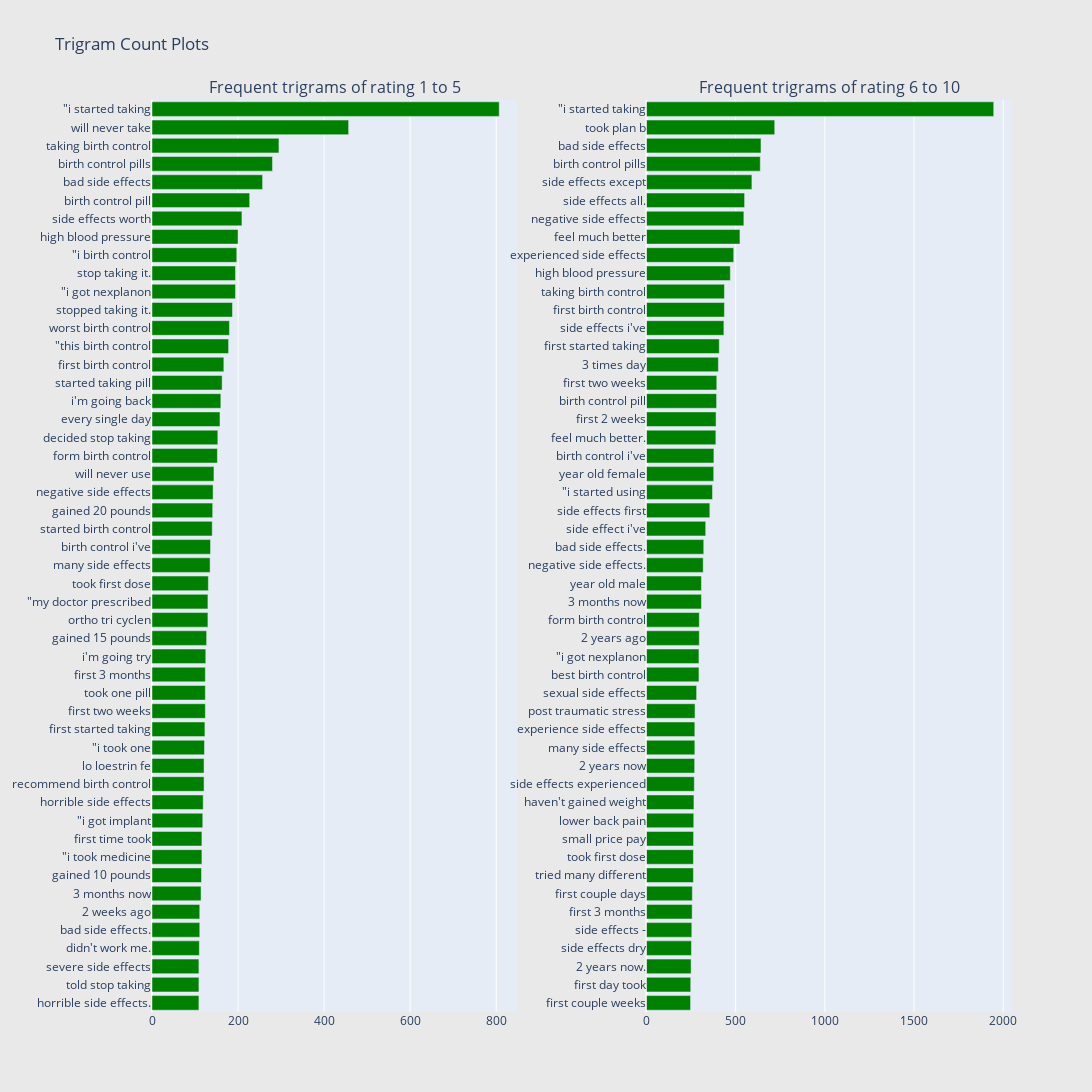

The notebook cell saved with this chart:
### Markdown cell above
## Tri-Gram Model

### Code cell
freq_dict = defaultdict(int)
for sent in totaldata_ratings_1_5["review"]:
    for word in generate_ngrams(sent,3):
        freq_dict[word] += 1
fd_sorted = pd.DataFrame(sorted(freq_dict.items(), key=lambda x: x[1])[::-1])
fd_sorted.columns = ["word", "wordcount"]
trace1 = horizontal_bar_chart(fd_sorted.head(50), 'green')

freq_dict = defaultdict(int)
for sent in totaldata_ratings_5_10["review"]:
    for word in generate_ngrams(sent,3):
        freq_dict[word] += 1
fd_sorted = pd.DataFrame(sorted(freq_dict.items(), key=lambda x: x[1])[::-1])
fd_sorted.columns = ["word", "wordcount"]
trace2 = horizontal_bar_chart(fd_sorted.head(50), 'green')

# Creating two subplots
fig = tools.make_subplots(rows=1, cols=2, vertical_spacing=0.04,horizontal_spacing=0.15,
                          subplot_titles=["Frequent trigrams of rating 1 to 5", 
                                          "Frequent trigrams of rating 6 to 10"])
fig.append_trace(trace1, 1, 1)
fig.append_trace(trace2, 1, 2)
fig['layout'].update(height=1200, width=1600, paper_bgcolor='rgb(233,233,233)', title="Trigram Count Plots")
py.iplot(fig, filename='word-plots')

### Figure 1 — Plotly figure (JSON) as saved in the notebook; plotly's stock layout.template omitted (floating-point values rounded to 4 significant figures)
{"data": [{"marker": {"color": "green"}, "orientation": "h", "showlegend": false, "type": "bar", "x": [109, 109, 109, 110, 111, 111, 114, 115, 116, 116, 118, 119, 121, 121, 122, 123, 124, 124, 124, 125, 127, 130, 130, 131, 135, 136, 140, 141, 142, 144, 152, 153, 158, 160, 163, 167, 178, 180, 187, 194, 194, 197, 200, 209, 227, 257, 280, 295, 457, 807], "xaxis": "x", "y": ["horrible side effects.", "told stop taking", "severe side effects", "didn&#039;t work me.", "bad side effects.", "2 weeks ago", "3 months now", "gained 10 pounds", "\"i took medicine", "first time took", "\"i got implant", "horrible side effects", "recommend birth control", "lo loestrin fe", "\"i took one", "first started taking", "first two weeks", "took one pill", "first 3 months", "i&#039;m going try", "gained 15 pounds", "ortho tri cyclen", "\"my doctor prescribed", "took first dose", "many side effects", "birth control i&#039;ve", "started birth control", "gained 20 pounds", "negative side effects", "will never use", "form birth control", "decided stop taking", "every single day", "i&#039;m going back", "started taking pill", "first birth control", "\"this birth control", "worst birth control", "stopped taking it.", "\"i got nexplanon", "stop taking it.", "\"i birth control", "high blood pressure", "side effects worth", "birth control pill", "bad side effects", "birth control pills", "taking birth control", "will never take", "\"i started taking"], "yaxis": "y"}, {"marker": {"color": "green"}, "orientation": "h", "showlegend": false, "type": "bar", "x": [247, 248, 250, 252, 254, 256, 257, 263, 263, 264, 265, 266, 268, 270, 271, 271, 272, 281, 294, 294, 296, 296, 308, 308, 318, 321, 332, 355, 370, 377, 378, 389, 390, 393, 394, 403, 408, 434, 437, 437, 470, 489, 524, 546, 550, 591, 638, 642, 719, 1947], "xaxis": "x2", "y": ["first couple weeks", "first day took", "2 years now.", "side effects dry", "side effects -", "first 3 months", "first couple days", "tried many different", "took first dose", "small price pay", "lower back pain", "haven&#039;t gained weight", "side effects experienced", "2 years now", "many side effects", "experience side effects", "post traumatic stress", "sexual side effects", "best birth control", "\"i got nexplanon", "2 years ago", "form birth control", "3 months now", "year old male", "negative side effects.", "bad side effects.", "side effect i&#039;ve", "side effects first", "\"i started using", "year old female", "birth control i&#039;ve", "feel much better.", "first 2 weeks", "birth control pill", "first two weeks", "3 times day", "first started taking", "side effects i&#039;ve", "first birth control", "taking birth control", "high blood pressure", "experienced side effects", "feel much better", "negative side effects", "side effects all.", "side effects except", "birth control pills", "bad side effects", "took plan b", "\"i started taking"], "yaxis": "y2"}], "layout": {"annotations": [{"font": {"size": 16}, "showarrow": false, "text": "Frequent trigrams of rating 1 to 5", "x": 0.2125, "xanchor": "center", "xref": "paper", "y": 1, "yanchor": "bottom", "yref": "paper"}, {"font": {"size": 16}, "showarrow": false, "text": "Frequent trigrams of rating 6 to 10", "x": 0.7875, "xanchor": "center", "xref": "paper", "y": 1, "yanchor": "bottom", "yref": "paper"}], "height": 1200, "paper_bgcolor": "rgb(233,233,233)", "title": {"text": "Trigram Count Plots"}, "width": 1600, "xaxis": {"anchor": "y", "domain": [0, 0.425]}, "xaxis2": {"anchor": "y2", "domain": [0.575, 1]}, "yaxis": {"anchor": "x", "domain": [0, 1]}, "yaxis2": {"anchor": "x2", "domain": [0, 1]}}}
